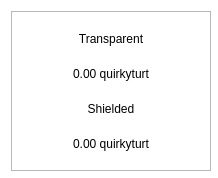
<?xml version="1.0" encoding="UTF-8"?>
<ui version="4.0">
 <class>BalanceBubble</class>
 <widget class="QWidget" name="BalanceBubble">
  <property name="geometry">
   <rect>
    <x>0</x>
    <y>0</y>
    <width>218</width>
    <height>178</height>
   </rect>
  </property>
  <property name="minimumSize">
   <size>
    <width>218</width>
    <height>178</height>
   </size>
  </property>
  <property name="maximumSize">
   <size>
    <width>250</width>
    <height>178</height>
   </size>
  </property>
  <property name="windowTitle">
   <string>Form</string>
  </property>
  <property name="styleSheet">
   <string notr="true">#BalanceBubble{
background-color:transparent
}</string>
  </property>
  <layout class="QVBoxLayout" name="verticalLayout_2">
   <property name="spacing">
    <number>0</number>
   </property>
   <item>
    <widget class="QFrame" name="frame">
     <property name="minimumSize">
      <size>
       <width>200</width>
       <height>160</height>
      </size>
     </property>
     <property name="maximumSize">
      <size>
       <width>250</width>
       <height>160</height>
      </size>
     </property>
     <property name="styleSheet">
      <string notr="true"/>
     </property>
     <property name="frameShape">
      <enum>QFrame::StyledPanel</enum>
     </property>
     <property name="frameShadow">
      <enum>QFrame::Raised</enum>
     </property>
     <property name="lineWidth">
      <number>10</number>
     </property>
     <layout class="QVBoxLayout" name="verticalLayout">
      <property name="spacing">
       <number>0</number>
      </property>
      <item>
       <layout class="QHBoxLayout" name="horizontalLayout">
        <item>
         <widget class="QLabel" name="lblFirst">
          <property name="styleSheet">
           <string notr="true"/>
          </property>
          <property name="text">
           <string>Transparent</string>
          </property>
          <property name="alignment">
           <set>Qt::AlignCenter</set>
          </property>
         </widget>
        </item>
       </layout>
      </item>
      <item>
       <widget class="QLabel" name="textTransparent">
        <property name="styleSheet">
         <string notr="true"/>
        </property>
        <property name="text">
         <string>0.00 quirkyturt</string>
        </property>
        <property name="alignment">
         <set>Qt::AlignCenter</set>
        </property>
       </widget>
      </item>
      <item>
       <widget class="QLabel" name="lblSecond">
        <property name="styleSheet">
         <string notr="true"/>
        </property>
        <property name="text">
         <string>Shielded</string>
        </property>
        <property name="alignment">
         <set>Qt::AlignCenter</set>
        </property>
       </widget>
      </item>
      <item>
       <widget class="QLabel" name="textShielded">
        <property name="styleSheet">
         <string notr="true"/>
        </property>
        <property name="text">
         <string>0.00 quirkyturt</string>
        </property>
        <property name="alignment">
         <set>Qt::AlignCenter</set>
        </property>
       </widget>
      </item>
     </layout>
    </widget>
   </item>
  </layout>
 </widget>
 <resources/>
 <connections/>
</ui>
